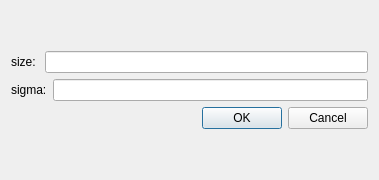
<?xml version="1.0" encoding="UTF-8"?>
<ui version="4.0">
 <class>DialogGauss</class>
 <widget class="QDialog" name="DialogGauss">
  <property name="geometry">
   <rect>
    <x>0</x>
    <y>0</y>
    <width>379</width>
    <height>180</height>
   </rect>
  </property>
  <property name="minimumSize">
   <size>
    <width>0</width>
    <height>0</height>
   </size>
  </property>
  <property name="windowTitle">
   <string>GaussFilter</string>
  </property>
  <layout class="QGridLayout" name="gridLayout">
   <item row="0" column="0">
    <layout class="QVBoxLayout" name="verticalLayout">
     <item>
      <layout class="QHBoxLayout" name="horizontalLayout">
       <item>
        <widget class="QLabel" name="label">
         <property name="text">
          <string>size: </string>
         </property>
         <property name="margin">
          <number>20</number>
         </property>
        </widget>
       </item>
       <item>
        <widget class="QLineEdit" name="lineEdit"/>
       </item>
      </layout>
     </item>
     <item>
      <layout class="QHBoxLayout" name="horizontalLayout_2">
       <item>
        <widget class="QLabel" name="label_2">
         <property name="minimumSize">
          <size>
           <width>0</width>
           <height>0</height>
          </size>
         </property>
         <property name="text">
          <string>sigma:</string>
         </property>
         <property name="margin">
          <number>20</number>
         </property>
        </widget>
       </item>
       <item>
        <widget class="QLineEdit" name="lineEdit_2"/>
       </item>
      </layout>
     </item>
     <item>
      <widget class="QDialogButtonBox" name="buttonBox">
       <property name="orientation">
        <enum>Qt::Horizontal</enum>
       </property>
       <property name="standardButtons">
        <set>QDialogButtonBox::Cancel|QDialogButtonBox::Ok</set>
       </property>
      </widget>
     </item>
    </layout>
   </item>
  </layout>
 </widget>
 <resources/>
 <connections>
  <connection>
   <sender>buttonBox</sender>
   <signal>accepted()</signal>
   <receiver>DialogGauss</receiver>
   <slot>accept()</slot>
   <hints>
    <hint type="sourcelabel">
     <x>248</x>
     <y>254</y>
    </hint>
    <hint type="destinationlabel">
     <x>157</x>
     <y>274</y>
    </hint>
   </hints>
  </connection>
  <connection>
   <sender>buttonBox</sender>
   <signal>rejected()</signal>
   <receiver>DialogGauss</receiver>
   <slot>reject()</slot>
   <hints>
    <hint type="sourcelabel">
     <x>316</x>
     <y>260</y>
    </hint>
    <hint type="destinationlabel">
     <x>286</x>
     <y>274</y>
    </hint>
   </hints>
  </connection>
 </connections>
</ui>
